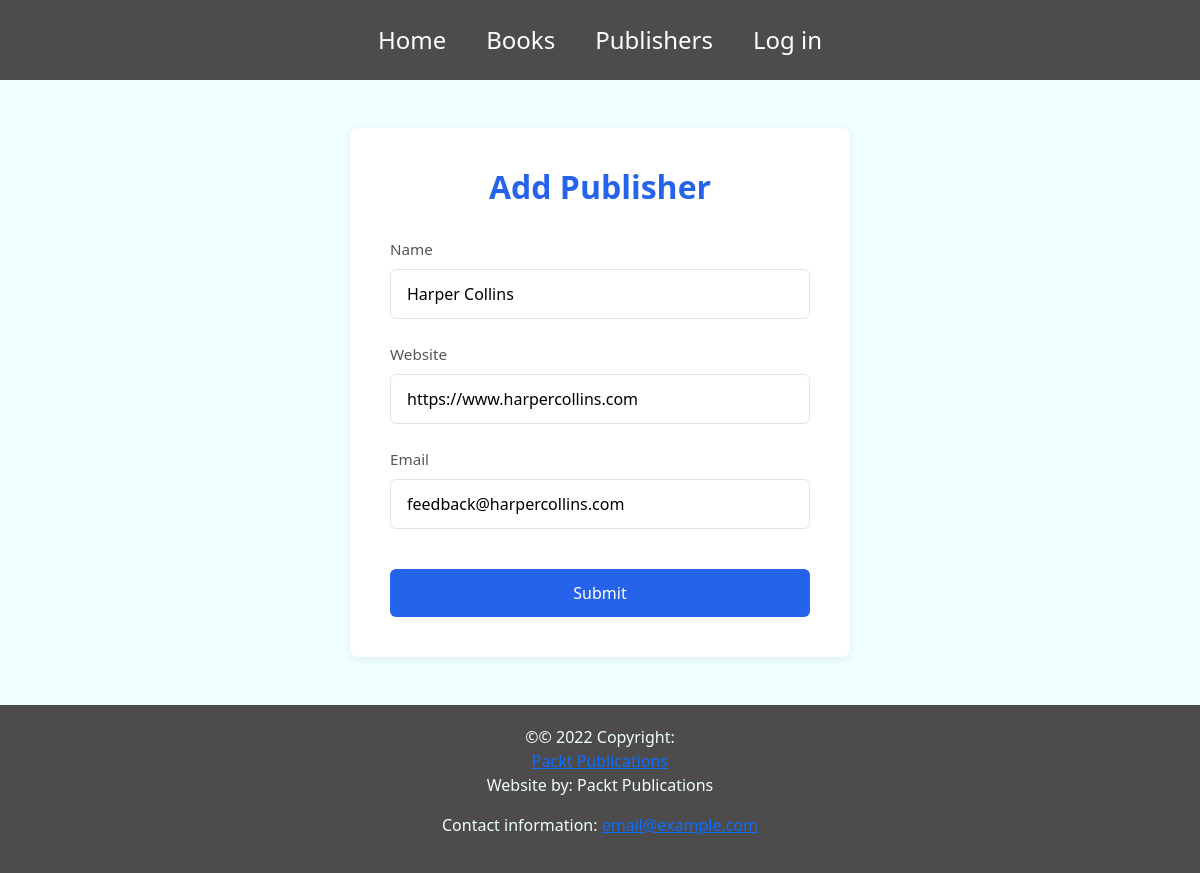
Page /publishers/2/ on the committed database.
### reviews/models.py (models this page shows, shortened)
class Publisher(models.Model):
    name = models.CharField(
        max_length=50,
        help_text='The name of the Publisher'
    )
    website = models.URLField(
        help_text='The Publisher`s website'
    )
    email = models.EmailField(
        help_text='The Publisher email address'
    )

### publishers/views.py (the view)
# urls.py: path('publishers/<int:pk>/', views.publisher_edit, name='publisher_edit'),
def publisher_edit(request, pk=None):
    if pk is not None:
        publisher = get_object_or_404(Publisher, pk=pk)
    else:
        publisher = None
    if request.method == 'POST':
        form = PublisherForm(request.POST, instance=publisher)
        if form.is_valid():
            updated_publisher = form.save()
            if publisher is None:
                messages.success(request, f'Publisher {updated_publisher} was successfully created')
            else:
                messages.success(request, f'Publisher {updated_publisher} was successfully updated')
            return redirect('publisher_edit', updated_publisher.pk)
    else:
        form = PublisherForm(instance=publisher)
    return render(request, 'publishers/publishers.html', {'form':form})

### publishers/forms.py
class PublisherForm(forms.ModelForm):
    class Meta:
        model = Publisher
        fields = '__all__'

### publishers/templates/publishers/publishers.html (shortened to what this page needs)
{% extends 'base.html' %}
{% load static %}
{% block head %}
    <link rel="stylesheet" href="{% static 'publishers\styles\main.css' %}">
{% endblock %}
{% block content%}
<div class="publisher-form-container">
    <h1 class="form-title">Add Publisher</h1>
    <form action="" method="post">
        <div class="form-group{% if form.name.errors %} error{% endif %}">
            <label for="id_name">{{ form.name.label }}</label>
            {{ form.name }}
        </div>
        <div class="form-group{% if form.website.errors %} error{% endif %}">
            <label for="id_website">{{ form.website.label }}</label>
            {{ form.website }}
        </div>
        <div class="form-group{% if form.email.errors %} error{% endif %}">
            <label for="id_email">{{ form.email.label }}</label>
            {{ form.email }}
        </div>
        <button type="submit" class="submit-button">Submit</button>
    </form>
</div>
{% endblock %}

### static/main.css (style rules this page uses)
body { font-family: "Open Sans", sans-serif; display: flex; flex-direction: column; min-height: 100vh; }
.bg-azure { background-color: azure; }

### publishers/static/publishers/styles/main.css (style rules this page uses)
.publisher-form-container { max-width: 500px; margin: 3rem auto; padding: 2.5rem; background: white; border-radius: 8px; box-shadow: 0 2px 10px rgba(0, 0, 0, 0.08); color: #333; }
.form-title { text-align: center; font-size: 2rem; font-weight: 600; margin-bottom: 2rem; color: #2563eb; }
.form-group { margin-bottom: 1.5rem; }
.form-group label { display: block; margin-bottom: 0.5rem; font-weight: 500; font-size: 0.95rem; color: #555; }
.form-group input { width: 100%; padding: 0.75rem 1rem; border: 1px solid #e1e5e9; border-radius: 6px; background: white; font-size: 1rem; transition: border-color 0.2s ease; }
.submit-button { width: 100%; padding: 0.75rem 1.5rem; background: #2563eb; color: white; border: none; border-radius: 6px; font-size: 1rem; font-weight: 500; cursor: pointer; transition: background-color 0.2s ease; margin-top: 1rem; }

### rows in the picture
Publisher: name "Harper Collins", website "https://www.harpercollins.com", email "feedback@harpercollins.com"
